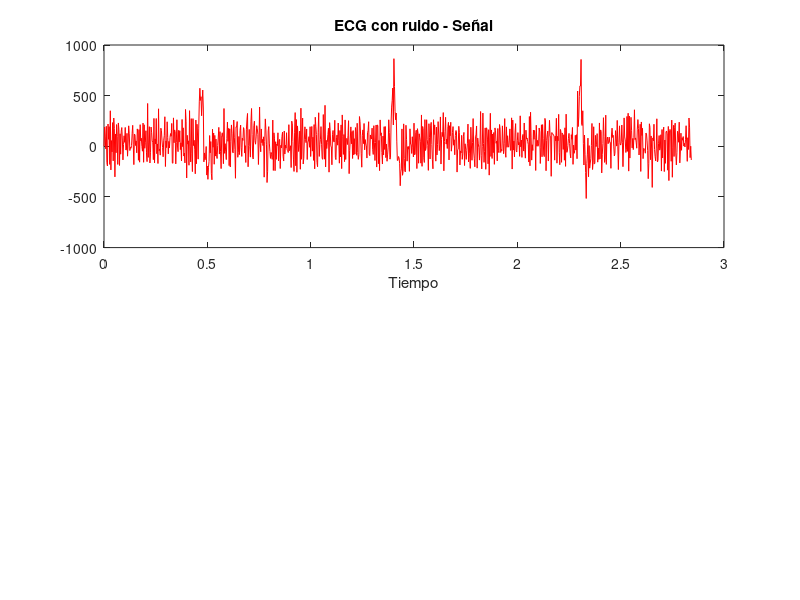

Source code (MATLAB): (Note: this script raises an error after producing the figure.)
clear all; clc;

x = load('necg.txt');
x = x'; %lo traspongo porque me rompe la funcion de centrar_frecuencias

fm = 360;
T = 1/fm;
tfin = length(x)/fm;
t = 0:T:tfin-T;

fini = 40; ffin = 180;

figure;
subplot(2,1,1)
plot(t,x,'r')
title('ECG con ruido - Señal')
xlabel('Tiempo')

X = fft(x);
[X_desp, f] = centrar_frecuencias(X,fm,length(t));

subplot(2,1,2)
plot(f,abs(X_desp),'b')
title('ECG con ruido - Espectro de frecuencias')
xlabel('Frecuencias')

for i=1:length(f)

  if f(i) >= -ffin && f(i) <= -fini || f(i) >= fini && f(i) <= ffin
    X_desp(i)=0;
  endif

endfor

x_nuevo = ifft(ifftshift(X_desp));

figure;
subplot(2,1,1)
plot(t,x_nuevo,'r')
title('ECG filtrado - Señal')
xlabel('Tiempo')
subplot(2,1,2)
plot(f,abs(X_desp),'b')
title('ECG filtrado - Espectro de frecuencias')
xlabel('Frecuencias')

























